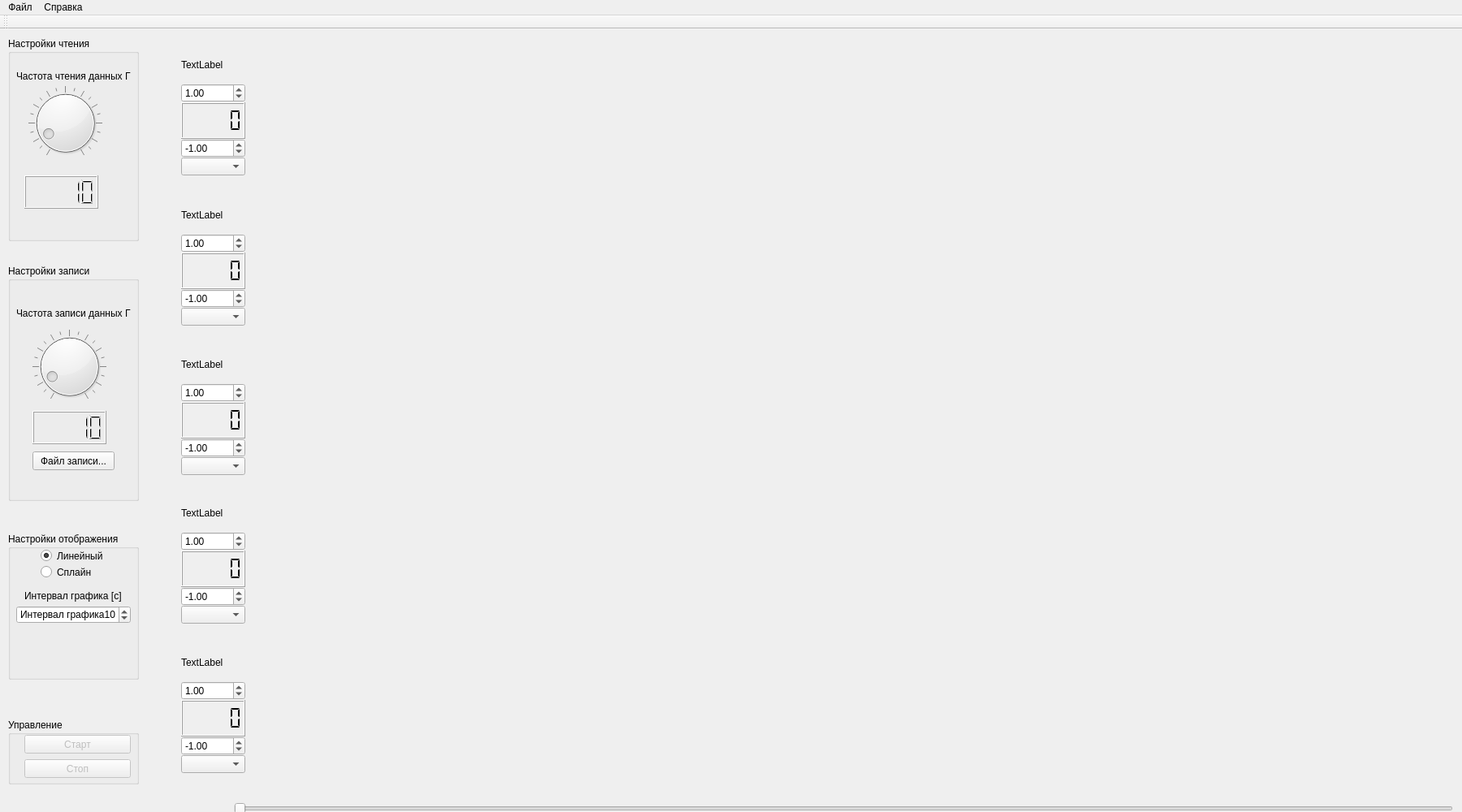
<?xml version="1.0" encoding="UTF-8"?>
<ui version="4.0">
 <class>DataInterceptorClass</class>
 <widget class="QMainWindow" name="DataInterceptorClass">
  <property name="geometry">
   <rect>
    <x>0</x>
    <y>0</y>
    <width>1800</width>
    <height>1000</height>
   </rect>
  </property>
  <property name="sizePolicy">
   <sizepolicy hsizetype="Preferred" vsizetype="Preferred">
    <horstretch>0</horstretch>
    <verstretch>0</verstretch>
   </sizepolicy>
  </property>
  <property name="minimumSize">
   <size>
    <width>1200</width>
    <height>1000</height>
   </size>
  </property>
  <property name="maximumSize">
   <size>
    <width>1920</width>
    <height>1000</height>
   </size>
  </property>
  <property name="windowTitle">
   <string>DataInterceptor</string>
  </property>
  <property name="autoFillBackground">
   <bool>true</bool>
  </property>
  <property name="toolButtonStyle">
   <enum>Qt::ToolButtonIconOnly</enum>
  </property>
  <widget class="QWidget" name="centralWidget">
   <property name="autoFillBackground">
    <bool>true</bool>
   </property>
   <widget class="QWidget" name="verticalLayoutWidget">
    <property name="geometry">
     <rect>
      <x>180</x>
      <y>0</y>
      <width>1621</width>
      <height>941</height>
     </rect>
    </property>
    <layout class="QVBoxLayout" name="centralWidgetVlLayout" stretch="0">
     <property name="spacing">
      <number>0</number>
     </property>
     <property name="sizeConstraint">
      <enum>QLayout::SetDefaultConstraint</enum>
     </property>
     <property name="topMargin">
      <number>0</number>
     </property>
     <item>
      <widget class="QWidget" name="chartsWidget" native="true">
       <property name="autoFillBackground">
        <bool>true</bool>
       </property>
       <widget class="QWidget" name="verticalLayoutWidget_2">
        <property name="geometry">
         <rect>
          <x>10</x>
          <y>0</y>
          <width>1601</width>
          <height>941</height>
         </rect>
        </property>
        <layout class="QVBoxLayout" name="chartsVLayout">
         <property name="spacing">
          <number>0</number>
         </property>
         <item>
          <layout class="QHBoxLayout" name="hL1">
           <property name="spacing">
            <number>0</number>
           </property>
           <item>
            <widget class="QWidget" name="settings1" native="true">
             <property name="minimumSize">
              <size>
               <width>100</width>
               <height>0</height>
              </size>
             </property>
             <property name="maximumSize">
              <size>
               <width>100</width>
               <height>16777215</height>
              </size>
             </property>
             <widget class="QWidget" name="verticalLayoutWidget_3">
              <property name="geometry">
               <rect>
                <x>0</x>
                <y>-1</y>
                <width>101</width>
                <height>181</height>
               </rect>
              </property>
              <layout class="QVBoxLayout" name="settingVL">
               <property name="spacing">
                <number>0</number>
               </property>
               <property name="sizeConstraint">
                <enum>QLayout::SetDefaultConstraint</enum>
               </property>
               <item>
                <widget class="QLabel" name="chartLabel">
                 <property name="text">
                  <string>TextLabel</string>
                 </property>
                </widget>
               </item>
               <item>
                <widget class="QDoubleSpinBox" name="spinBox_Up">
                 <property name="minimum">
                  <double>-100000.000000000000000</double>
                 </property>
                 <property name="maximum">
                  <double>100000.000000000000000</double>
                 </property>
                 <property name="value">
                  <double>1.000000000000000</double>
                 </property>
                </widget>
               </item>
               <item>
                <widget class="QLCDNumber" name="lcdNumber">
                 <property name="segmentStyle">
                  <enum>QLCDNumber::Flat</enum>
                 </property>
                 <property name="value" stdset="0">
                  <double>0.000000000000000</double>
                 </property>
                 <property name="intValue" stdset="0">
                  <number>0</number>
                 </property>
                </widget>
               </item>
               <item>
                <widget class="QDoubleSpinBox" name="spinBox_Down">
                 <property name="minimum">
                  <double>-100000.000000000000000</double>
                 </property>
                 <property name="maximum">
                  <double>100000.000000000000000</double>
                 </property>
                 <property name="value">
                  <double>-1.000000000000000</double>
                 </property>
                </widget>
               </item>
               <item>
                <widget class="QComboBox" name="paramComboBox"/>
               </item>
              </layout>
             </widget>
            </widget>
           </item>
           <item>
            <widget class="QWidget" name="chart1" native="true">
             <property name="autoFillBackground">
              <bool>true</bool>
             </property>
            </widget>
           </item>
          </layout>
         </item>
         <item>
          <layout class="QHBoxLayout" name="hL2">
           <property name="spacing">
            <number>0</number>
           </property>
           <item>
            <widget class="QWidget" name="settings2" native="true">
             <property name="minimumSize">
              <size>
               <width>100</width>
               <height>0</height>
              </size>
             </property>
             <property name="maximumSize">
              <size>
               <width>100</width>
               <height>16777215</height>
              </size>
             </property>
             <widget class="QWidget" name="verticalLayoutWidget_4">
              <property name="geometry">
               <rect>
                <x>0</x>
                <y>0</y>
                <width>101</width>
                <height>181</height>
               </rect>
              </property>
              <layout class="QVBoxLayout" name="settingVL_2">
               <property name="spacing">
                <number>0</number>
               </property>
               <property name="sizeConstraint">
                <enum>QLayout::SetDefaultConstraint</enum>
               </property>
               <item>
                <widget class="QLabel" name="chartLabel_2">
                 <property name="text">
                  <string>TextLabel</string>
                 </property>
                </widget>
               </item>
               <item>
                <widget class="QDoubleSpinBox" name="spinBox_Up_2">
                 <property name="minimum">
                  <double>-100000.000000000000000</double>
                 </property>
                 <property name="maximum">
                  <double>100000.000000000000000</double>
                 </property>
                 <property name="value">
                  <double>1.000000000000000</double>
                 </property>
                </widget>
               </item>
               <item>
                <widget class="QLCDNumber" name="lcdNumber_2">
                 <property name="segmentStyle">
                  <enum>QLCDNumber::Flat</enum>
                 </property>
                 <property name="value" stdset="0">
                  <double>0.000000000000000</double>
                 </property>
                 <property name="intValue" stdset="0">
                  <number>0</number>
                 </property>
                </widget>
               </item>
               <item>
                <widget class="QDoubleSpinBox" name="spinBox_Down_2">
                 <property name="minimum">
                  <double>-100000.000000000000000</double>
                 </property>
                 <property name="maximum">
                  <double>100000.000000000000000</double>
                 </property>
                 <property name="value">
                  <double>-1.000000000000000</double>
                 </property>
                </widget>
               </item>
               <item>
                <widget class="QComboBox" name="paramComboBox2"/>
               </item>
              </layout>
             </widget>
            </widget>
           </item>
           <item>
            <widget class="QWidget" name="chart2" native="true"/>
           </item>
          </layout>
         </item>
         <item>
          <layout class="QHBoxLayout" name="hL3">
           <property name="spacing">
            <number>0</number>
           </property>
           <item>
            <widget class="QWidget" name="settings3" native="true">
             <property name="minimumSize">
              <size>
               <width>100</width>
               <height>0</height>
              </size>
             </property>
             <property name="maximumSize">
              <size>
               <width>100</width>
               <height>16777215</height>
              </size>
             </property>
             <widget class="QWidget" name="verticalLayoutWidget_5">
              <property name="geometry">
               <rect>
                <x>0</x>
                <y>0</y>
                <width>101</width>
                <height>181</height>
               </rect>
              </property>
              <layout class="QVBoxLayout" name="settingVL_3">
               <property name="spacing">
                <number>0</number>
               </property>
               <property name="sizeConstraint">
                <enum>QLayout::SetDefaultConstraint</enum>
               </property>
               <item>
                <widget class="QLabel" name="chartLabel_3">
                 <property name="text">
                  <string>TextLabel</string>
                 </property>
                </widget>
               </item>
               <item>
                <widget class="QDoubleSpinBox" name="spinBox_Up_3">
                 <property name="minimum">
                  <double>-100000.000000000000000</double>
                 </property>
                 <property name="maximum">
                  <double>100000.000000000000000</double>
                 </property>
                 <property name="value">
                  <double>1.000000000000000</double>
                 </property>
                </widget>
               </item>
               <item>
                <widget class="QLCDNumber" name="lcdNumber_3">
                 <property name="segmentStyle">
                  <enum>QLCDNumber::Flat</enum>
                 </property>
                 <property name="value" stdset="0">
                  <double>0.000000000000000</double>
                 </property>
                 <property name="intValue" stdset="0">
                  <number>0</number>
                 </property>
                </widget>
               </item>
               <item>
                <widget class="QDoubleSpinBox" name="spinBox_Down_3">
                 <property name="minimum">
                  <double>-100000.000000000000000</double>
                 </property>
                 <property name="maximum">
                  <double>100000.000000000000000</double>
                 </property>
                 <property name="value">
                  <double>-1.000000000000000</double>
                 </property>
                </widget>
               </item>
               <item>
                <widget class="QComboBox" name="paramComboBox3"/>
               </item>
              </layout>
             </widget>
            </widget>
           </item>
           <item>
            <widget class="QWidget" name="chart3" native="true"/>
           </item>
          </layout>
         </item>
         <item>
          <layout class="QHBoxLayout" name="hL4">
           <property name="spacing">
            <number>0</number>
           </property>
           <item>
            <widget class="QWidget" name="settings4" native="true">
             <property name="minimumSize">
              <size>
               <width>100</width>
               <height>0</height>
              </size>
             </property>
             <property name="maximumSize">
              <size>
               <width>100</width>
               <height>16777215</height>
              </size>
             </property>
             <widget class="QWidget" name="verticalLayoutWidget_6">
              <property name="geometry">
               <rect>
                <x>0</x>
                <y>0</y>
                <width>101</width>
                <height>181</height>
               </rect>
              </property>
              <layout class="QVBoxLayout" name="settingVL_4">
               <property name="spacing">
                <number>0</number>
               </property>
               <property name="sizeConstraint">
                <enum>QLayout::SetDefaultConstraint</enum>
               </property>
               <item>
                <widget class="QLabel" name="chartLabel_4">
                 <property name="text">
                  <string>TextLabel</string>
                 </property>
                </widget>
               </item>
               <item>
                <widget class="QDoubleSpinBox" name="spinBox_Up_4">
                 <property name="minimum">
                  <double>-100000.000000000000000</double>
                 </property>
                 <property name="maximum">
                  <double>100000.000000000000000</double>
                 </property>
                 <property name="value">
                  <double>1.000000000000000</double>
                 </property>
                </widget>
               </item>
               <item>
                <widget class="QLCDNumber" name="lcdNumber_4">
                 <property name="segmentStyle">
                  <enum>QLCDNumber::Flat</enum>
                 </property>
                 <property name="value" stdset="0">
                  <double>0.000000000000000</double>
                 </property>
                 <property name="intValue" stdset="0">
                  <number>0</number>
                 </property>
                </widget>
               </item>
               <item>
                <widget class="QDoubleSpinBox" name="spinBox_Down_4">
                 <property name="minimum">
                  <double>-100000.000000000000000</double>
                 </property>
                 <property name="maximum">
                  <double>100000.000000000000000</double>
                 </property>
                 <property name="value">
                  <double>-1.000000000000000</double>
                 </property>
                </widget>
               </item>
               <item>
                <widget class="QComboBox" name="paramComboBox4"/>
               </item>
              </layout>
             </widget>
            </widget>
           </item>
           <item>
            <widget class="QWidget" name="chart4" native="true"/>
           </item>
          </layout>
         </item>
         <item>
          <layout class="QHBoxLayout" name="hL5">
           <property name="spacing">
            <number>0</number>
           </property>
           <item>
            <widget class="QWidget" name="settings5" native="true">
             <property name="minimumSize">
              <size>
               <width>100</width>
               <height>0</height>
              </size>
             </property>
             <property name="maximumSize">
              <size>
               <width>100</width>
               <height>16777215</height>
              </size>
             </property>
             <widget class="QWidget" name="verticalLayoutWidget_7">
              <property name="geometry">
               <rect>
                <x>0</x>
                <y>0</y>
                <width>101</width>
                <height>181</height>
               </rect>
              </property>
              <layout class="QVBoxLayout" name="settingVL_5">
               <property name="spacing">
                <number>0</number>
               </property>
               <property name="sizeConstraint">
                <enum>QLayout::SetDefaultConstraint</enum>
               </property>
               <item>
                <widget class="QLabel" name="chartLabel_5">
                 <property name="text">
                  <string>TextLabel</string>
                 </property>
                </widget>
               </item>
               <item>
                <widget class="QDoubleSpinBox" name="spinBox_Up_5">
                 <property name="minimum">
                  <double>-100000.000000000000000</double>
                 </property>
                 <property name="maximum">
                  <double>100000.000000000000000</double>
                 </property>
                 <property name="value">
                  <double>1.000000000000000</double>
                 </property>
                </widget>
               </item>
               <item>
                <widget class="QLCDNumber" name="lcdNumber_5">
                 <property name="segmentStyle">
                  <enum>QLCDNumber::Flat</enum>
                 </property>
                 <property name="value" stdset="0">
                  <double>0.000000000000000</double>
                 </property>
                 <property name="intValue" stdset="0">
                  <number>0</number>
                 </property>
                </widget>
               </item>
               <item>
                <widget class="QDoubleSpinBox" name="spinBox_Down_5">
                 <property name="minimum">
                  <double>-100000.000000000000000</double>
                 </property>
                 <property name="maximum">
                  <double>100000.000000000000000</double>
                 </property>
                 <property name="value">
                  <double>-1.000000000000000</double>
                 </property>
                </widget>
               </item>
               <item>
                <widget class="QComboBox" name="paramComboBox5"/>
               </item>
              </layout>
             </widget>
            </widget>
           </item>
           <item>
            <widget class="QWidget" name="chart5" native="true"/>
           </item>
          </layout>
         </item>
        </layout>
       </widget>
      </widget>
     </item>
    </layout>
   </widget>
   <widget class="QSlider" name="timeSlider">
    <property name="geometry">
     <rect>
      <x>288</x>
      <y>950</y>
      <width>1501</width>
      <height>20</height>
     </rect>
    </property>
    <property name="orientation">
     <enum>Qt::Horizontal</enum>
    </property>
   </widget>
   <widget class="QGroupBox" name="setReadGroupBox">
    <property name="geometry">
     <rect>
      <x>10</x>
      <y>10</y>
      <width>161</width>
      <height>251</height>
     </rect>
    </property>
    <property name="autoFillBackground">
     <bool>false</bool>
    </property>
    <property name="title">
     <string>Настройки чтения</string>
    </property>
    <property name="flat">
     <bool>false</bool>
    </property>
    <widget class="QDial" name="readFreqDial">
     <property name="geometry">
      <rect>
       <x>20</x>
       <y>60</y>
       <width>101</width>
       <height>91</height>
      </rect>
     </property>
     <property name="minimum">
      <number>1</number>
     </property>
     <property name="maximum">
      <number>100</number>
     </property>
     <property name="singleStep">
      <number>5</number>
     </property>
     <property name="pageStep">
      <number>10</number>
     </property>
     <property name="value">
      <number>10</number>
     </property>
     <property name="orientation">
      <enum>Qt::Horizontal</enum>
     </property>
     <property name="wrapping">
      <bool>false</bool>
     </property>
     <property name="notchesVisible">
      <bool>true</bool>
     </property>
    </widget>
    <widget class="QLCDNumber" name="readRfeqLCD">
     <property name="geometry">
      <rect>
       <x>20</x>
       <y>170</y>
       <width>91</width>
       <height>41</height>
      </rect>
     </property>
     <property name="intValue" stdset="0">
      <number>10</number>
     </property>
    </widget>
    <widget class="QLabel" name="readFreqLabel">
     <property name="geometry">
      <rect>
       <x>10</x>
       <y>40</y>
       <width>141</width>
       <height>16</height>
      </rect>
     </property>
     <property name="text">
      <string>Частота чтения данных Гц</string>
     </property>
    </widget>
   </widget>
   <widget class="QGroupBox" name="controlGroupBox">
    <property name="geometry">
     <rect>
      <x>10</x>
      <y>849</y>
      <width>161</width>
      <height>81</height>
     </rect>
    </property>
    <property name="title">
     <string>Управление</string>
    </property>
    <widget class="QPushButton" name="startButton">
     <property name="enabled">
      <bool>false</bool>
     </property>
     <property name="geometry">
      <rect>
       <x>20</x>
       <y>20</y>
       <width>131</width>
       <height>23</height>
      </rect>
     </property>
     <property name="text">
      <string>Старт</string>
     </property>
    </widget>
    <widget class="QPushButton" name="stopButton">
     <property name="enabled">
      <bool>false</bool>
     </property>
     <property name="geometry">
      <rect>
       <x>20</x>
       <y>50</y>
       <width>131</width>
       <height>23</height>
      </rect>
     </property>
     <property name="text">
      <string>Стоп</string>
     </property>
    </widget>
   </widget>
   <widget class="QGroupBox" name="setWriteGroupBox">
    <property name="geometry">
     <rect>
      <x>10</x>
      <y>290</y>
      <width>161</width>
      <height>291</height>
     </rect>
    </property>
    <property name="baseSize">
     <size>
      <width>0</width>
      <height>0</height>
     </size>
    </property>
    <property name="title">
     <string>Настройки записи</string>
    </property>
    <property name="flat">
     <bool>false</bool>
    </property>
    <widget class="QDial" name="writeFreqDial">
     <property name="geometry">
      <rect>
       <x>30</x>
       <y>80</y>
       <width>91</width>
       <height>91</height>
      </rect>
     </property>
     <property name="maximum">
      <number>100</number>
     </property>
     <property name="singleStep">
      <number>5</number>
     </property>
     <property name="value">
      <number>10</number>
     </property>
     <property name="wrapping">
      <bool>false</bool>
     </property>
     <property name="notchesVisible">
      <bool>true</bool>
     </property>
    </widget>
    <widget class="QLCDNumber" name="writeFreqLCD">
     <property name="geometry">
      <rect>
       <x>30</x>
       <y>180</y>
       <width>91</width>
       <height>41</height>
      </rect>
     </property>
     <property name="intValue" stdset="0">
      <number>10</number>
     </property>
    </widget>
    <widget class="QPushButton" name="writeFNButton">
     <property name="geometry">
      <rect>
       <x>30</x>
       <y>230</y>
       <width>101</width>
       <height>23</height>
      </rect>
     </property>
     <property name="text">
      <string>Файл записи...</string>
     </property>
    </widget>
    <widget class="QLabel" name="writeFreqLabel">
     <property name="geometry">
      <rect>
       <x>10</x>
       <y>50</y>
       <width>141</width>
       <height>20</height>
      </rect>
     </property>
     <property name="text">
      <string>Частота записи данных Гц</string>
     </property>
    </widget>
   </widget>
   <widget class="QGroupBox" name="groupBox">
    <property name="geometry">
     <rect>
      <x>10</x>
      <y>620</y>
      <width>161</width>
      <height>181</height>
     </rect>
    </property>
    <property name="title">
     <string>Настройки отображения</string>
    </property>
    <widget class="QSpinBox" name="intervalSpinBox">
     <property name="geometry">
      <rect>
       <x>10</x>
       <y>90</y>
       <width>141</width>
       <height>22</height>
      </rect>
     </property>
     <property name="suffix">
      <string> c</string>
     </property>
     <property name="prefix">
      <string>Интервал графика</string>
     </property>
     <property name="minimum">
      <number>1</number>
     </property>
     <property name="maximum">
      <number>100</number>
     </property>
     <property name="value">
      <number>10</number>
     </property>
    </widget>
    <widget class="QRadioButton" name="lineRadioButton">
     <property name="geometry">
      <rect>
       <x>40</x>
       <y>20</y>
       <width>82</width>
       <height>17</height>
      </rect>
     </property>
     <property name="text">
      <string>Линейный</string>
     </property>
     <property name="checked">
      <bool>true</bool>
     </property>
    </widget>
    <widget class="QRadioButton" name="splineRadioButton">
     <property name="geometry">
      <rect>
       <x>40</x>
       <y>40</y>
       <width>82</width>
       <height>17</height>
      </rect>
     </property>
     <property name="text">
      <string>Сплайн</string>
     </property>
    </widget>
    <widget class="QLabel" name="intervalLabel">
     <property name="geometry">
      <rect>
       <x>20</x>
       <y>70</y>
       <width>121</width>
       <height>16</height>
      </rect>
     </property>
     <property name="text">
      <string>Интервал графика [c]</string>
     </property>
    </widget>
   </widget>
  </widget>
  <widget class="QMenuBar" name="menuBar">
   <property name="geometry">
    <rect>
     <x>0</x>
     <y>0</y>
     <width>1800</width>
     <height>21</height>
    </rect>
   </property>
   <widget class="QMenu" name="menuSet_source">
    <property name="title">
     <string>Файл</string>
    </property>
    <addaction name="separator"/>
    <addaction name="actionSet_source"/>
    <addaction name="separator"/>
    <addaction name="actionSave_plots_settings"/>
    <addaction name="actionLoad_plots_settings"/>
    <addaction name="separator"/>
    <addaction name="actionExit"/>
   </widget>
   <widget class="QMenu" name="menuAbout">
    <property name="title">
     <string>Справка</string>
    </property>
    <addaction name="actionDemoStart"/>
    <addaction name="actionDemoStop"/>
    <addaction name="separator"/>
    <addaction name="actionAboutQt"/>
   </widget>
   <addaction name="menuSet_source"/>
   <addaction name="menuAbout"/>
  </widget>
  <widget class="QToolBar" name="toolBar">
   <property name="windowTitle">
    <string>toolBar</string>
   </property>
   <attribute name="toolBarArea">
    <enum>TopToolBarArea</enum>
   </attribute>
   <attribute name="toolBarBreak">
    <bool>false</bool>
   </attribute>
  </widget>
  <action name="actionSet_source">
   <property name="text">
    <string>Указать источник данных...</string>
   </property>
  </action>
  <action name="actionExit">
   <property name="text">
    <string>Выход</string>
   </property>
  </action>
  <action name="actionSave_plots_settings">
   <property name="text">
    <string>Сохранить конфигурацию...</string>
   </property>
  </action>
  <action name="actionLoad_plots_settings">
   <property name="text">
    <string>Загрузить конфигурацию...</string>
   </property>
  </action>
  <action name="actionAboutQt">
   <property name="text">
    <string>AboutQt</string>
   </property>
  </action>
  <action name="actionDemoStart">
   <property name="text">
    <string>Демо-режим-&gt;Старт</string>
   </property>
  </action>
  <action name="actionDemoStop">
   <property name="enabled">
    <bool>false</bool>
   </property>
   <property name="text">
    <string>Демо-режим-&gt;Стоп</string>
   </property>
  </action>
 </widget>
 <layoutdefault spacing="6" margin="11"/>
 <resources>
  <include location="DataInterceptor.qrc"/>
 </resources>
 <connections>
  <connection>
   <sender>readFreqDial</sender>
   <signal>valueChanged(int)</signal>
   <receiver>readRfeqLCD</receiver>
   <slot>display(int)</slot>
   <hints>
    <hint type="sourcelabel">
     <x>90</x>
     <y>158</y>
    </hint>
    <hint type="destinationlabel">
     <x>75</x>
     <y>233</y>
    </hint>
   </hints>
  </connection>
  <connection>
   <sender>writeFreqDial</sender>
   <signal>valueChanged(int)</signal>
   <receiver>writeFreqLCD</receiver>
   <slot>display(int)</slot>
   <hints>
    <hint type="sourcelabel">
     <x>85</x>
     <y>428</y>
    </hint>
    <hint type="destinationlabel">
     <x>75</x>
     <y>503</y>
    </hint>
   </hints>
  </connection>
 </connections>
</ui>
